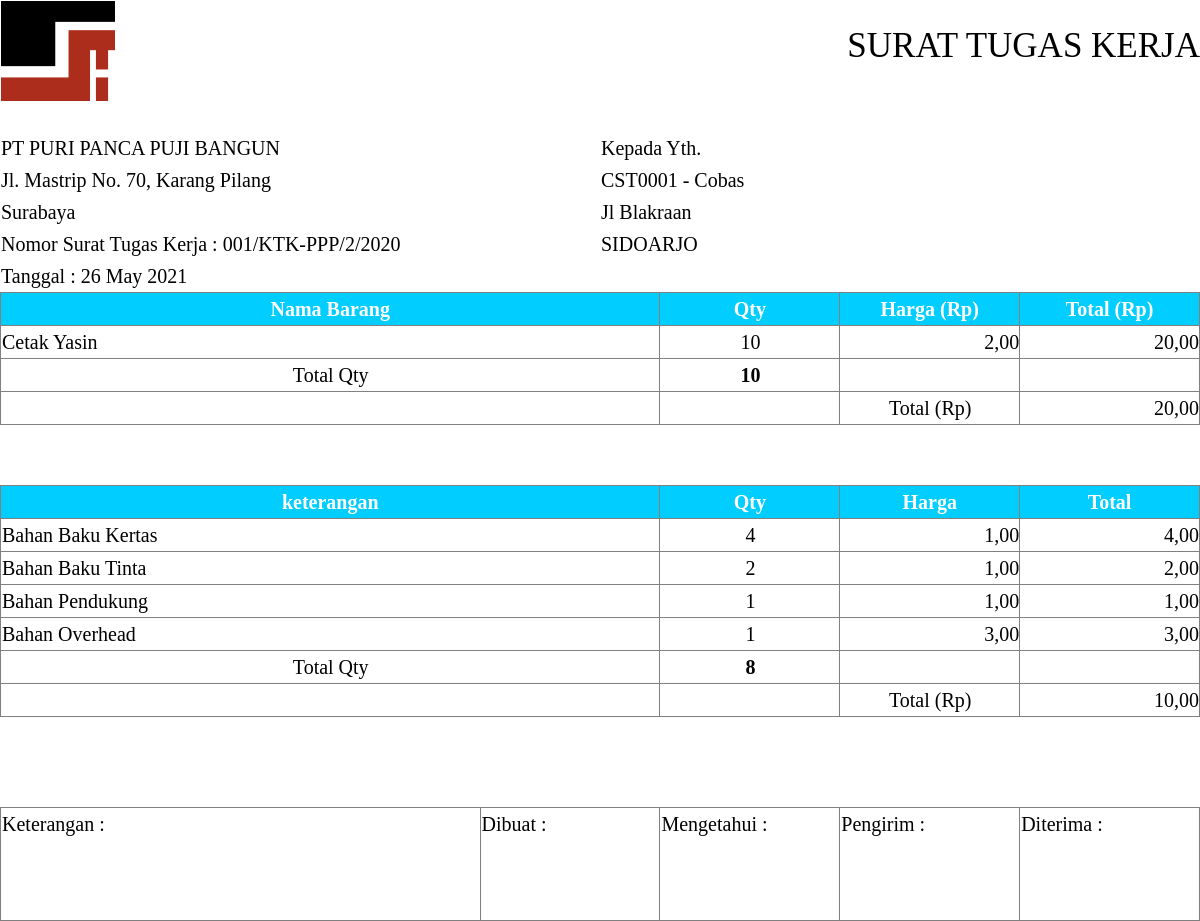
/tugas.php?kode_proyek=001/KTK-PPP/2/2020, run on the app's committed database.
### tables this page shows
CREATE TABLE `tugas_kerja` (
  `id_tk` int(11) NOT NULL,
  `kode_proyek` text NOT NULL,
  `kodepl` text NOT NULL,
  `sales` text NOT NULL,
  `tempo` text NOT NULL,
  `margin` text NOT NULL,
  `tanggal` text NOT NULL,
  `status` int(11) NOT NULL
);

CREATE TABLE `pelanggan` (
  `kodepl` varchar(50) NOT NULL,
  `Nama` varchar(50) NOT NULL,
  `Alamat` varchar(50) NOT NULL,
  `Kota` varchar(50) NOT NULL,
  `Telepon` varchar(50) NOT NULL,
  `KTP` varchar(50) NOT NULL,
  `saldo` int(11) NOT NULL
);

CREATE TABLE `tk_penjualan` (
  `id_penjualan_tk` int(11) NOT NULL,
  `id_tk` int(11) NOT NULL,
  `qty` int(11) NOT NULL,
  `harga` int(11) NOT NULL,
  `nama_barang` text NOT NULL
);

CREATE TABLE `anggaran_tk` (
  `id_anggaran` int(11) NOT NULL,
  `id_tk` int(11) NOT NULL,
  `keterangan` text NOT NULL,
  `qty` int(11) NOT NULL,
  `harga` int(11) NOT NULL,
  `total` int(11) NOT NULL
);

### tugas.php (the view, shortened to what this page needs)
<?php
include 'model/koneksi.php';
if (isset($_GET['kode_proyek'])) {
	$qury = "SELECT id_tk, tk.kodepl, sales, tempo, margin, DATE_FORMAT(tanggal, '%d %M %Y') as darek, nama, alamat,kota, kode_proyek FROM tugas_kerja tk join pelanggan p on tk.kodepl=p.kodepl WHERE kode_proyek = '".$_GET['kode_proyek']."'";
	$qc = mysqli_query($conn, $qury);
	$hasil = mysqli_fetch_array($qc);
	$id_tk=$hasil['id_tk'];
	$kodepl=$hasil['kodepl'];
	$nama=$hasil['nama'];
	$kota=$hasil['kota'];
	$alamat=$hasil['alamat'];
	$kodepl = $hasil['kodepl'];
	$kode_proyek = $hasil['kode_proyek'];
}
?>
<!DOCTYPE html>
<html>
<head>
	<link href="css/sb-admin-2.css" rel="stylesheet">
</head>
<body>
	<table width="100%">
			<tr>
				<td width="50%"><img height="100px" src="img/lentera.png" alt=""></td>
				<td width="50%" align="right"><h3>SURAT TUGAS KERJA</h3></td>
			</tr>
			<tr>
				<td width="50%"><br>PT PURI PANCA PUJI BANGUN</td>
				<td width="50%"><br>Kepada Yth.</td>
			</tr>
			<tr>
				<td width="50%">Jl. Mastrip No. 70, Karang Pilang</td>
				<td width="50%"><?php echo $kodepl; ?> - <?php echo ucwords($nama); ?></td>
			</tr>
			<tr>
				<td width="50%">Surabaya</td>
				<td width="50%"><?php echo ucwords($alamat); ?></td>
			</tr>
			<tr>
				<td width="50%">Nomor Surat Tugas Kerja : <?php echo $kode_proyek; ?></td>
				<td><?php echo ucwords($kota); ?></td>
			</tr>
			<tr>
				<td width="50%">Tanggal : <?php echo date("d F Y"); ?></td>
			</tr>
		</table>
	<table class="col-md-12" border="1">
    <tr>
      <th width="55%">Nama Barang</th>
      <th width="15%">Qty</th>
      <th width="15%">Harga (Rp)</th>
      <th width="15%">Total (Rp)</th>
    </tr>
    <?php
    $totalan=0;
    $totqty=0;
    $sql = "SELECT * FROM tk_penjualan where id_tk='".$id_tk."'";
    $result = mysqli_query($conn, $sql);
    while ($row = mysqli_fetch_array($result)) {
      $total=$row['qty']*$row['harga'];
      $totalan=$total+$totalan;
      $totqty=$totqty+$row['qty'];
      echo '<tr>
      <td>'.$row['nama_barang'].'</td>
      <td align="center">'.$row['qty'].'</td>
      <td align="right">'.number_format($row['harga'],2,',','.').'</td>
      <td align="right">'.number_format($total,2,',','.').'</td>
      </tr>';
    }
     ?>
     <tr>
 			<td align="center">Total Qty</td>
 			<td align="center"><b><?php echo $totqty; ?></b> </td>
 			<td></td>
 			<td></td>
 		</tr>
     <tr>
       <td></td>
       <td></td>
       <td align="center">Total (Rp)</td>
       <td align="right"><?php echo number_format($totalan,2,',','.'); ?></td>
     </tr>
	</table>
  <br>
  <br>
  <table class="col-md-12" border="1">
    <tr>
      <th width="55%">keterangan</th>
      <th width="15%">Qty</th>
      <th width="15%">Harga</th>
      <th width="15%">Total</th>
    </tr>
    <?php
    $totalin=0;
    $totalq=0;
    $sql = "SELECT * FROM anggaran_tk where id_tk='".$id_tk."'";
    $result = mysqli_query($conn, $sql);
    while ($row = mysqli_fetch_array($result)) {
      $totalin=$totalin+$row['total'];
      $totalq=$totalq+$row['qty'];
      echo '<tr>
       <td>'.$row['keterangan'].'</td>
       <td align="center">'.$row['qty'].'</td>
       <td align="right">'.number_format($row['harga'],2,',','.').'</td>
       <td align="right">'.number_format($row['qty']*$row['harga'],2,',','.').'</td>
     </tr>';
    }
     ?>
     <tr>
 			<td align="center">Total Qty</td>
 			<td align="center"><b><?php echo $totalq; ?></b> </td>
 			<td></td>
 			<td></td>
 		</tr>
     <tr>
       <td></td>
       <td></td>
       <td align="center">Total (Rp)</td>
       <td align="right"><?php echo number_format($totalin,2,',','.'); ?></td>
     </tr>
	</table>
	<br>
	<br>
	<br>
	<table class="ttd col-md-12" border="1">
		<tr>
			<td width="40%" valign="top"><p>Keterangan :</p></br></br></td>
			<td width="15%" valign="top"><p>Dibuat :</p></td>
			<td width="15%" valign="top"><p>Mengetahui :</p></td>
			<td width="15%" valign="top"><p>Pengirim :</p></td>
			<td width="15%" valign="top"><p>Diterima :</p></td>
		</tr>
	</table>
</body>
</html>

### tugas.php (style rules this page uses)
.ttd { height: 80px; }
* { color : black; font-family: "Times New Roman", Times, serif; font-size: 20px; }

### data on the page
tugas_kerja: kodepl "CST0001", pelanggan.Nama "Cobas", pelanggan.Alamat "Jl Blakraan", kode_proyek "001/KTK-PPP/2/2020", pelanggan.Kota "SIDOARJO"
tk_penjualan: nama_barang "Cetak Yasin", qty "10", harga "2,00", total "20,00"
anggaran_tk: keterangan "Bahan Baku Kertas", qty "4", harga "1,00", $row['qty']*$row['harga'] "4,00"
anggaran_tk: keterangan "Bahan Baku Tinta", qty "2", harga "1,00", $row['qty']*$row['harga'] "2,00"
anggaran_tk: keterangan "Bahan Pendukung", qty "1", harga "1,00", $row['qty']*$row['harga'] "1,00"
anggaran_tk: keterangan "Bahan Overhead", qty "1", harga "3,00", $row['qty']*$row['harga'] "3,00"

### other printed values
$totqty "10"
$totalan "20,00"
$totalq "8"
$totalin "10,00"
